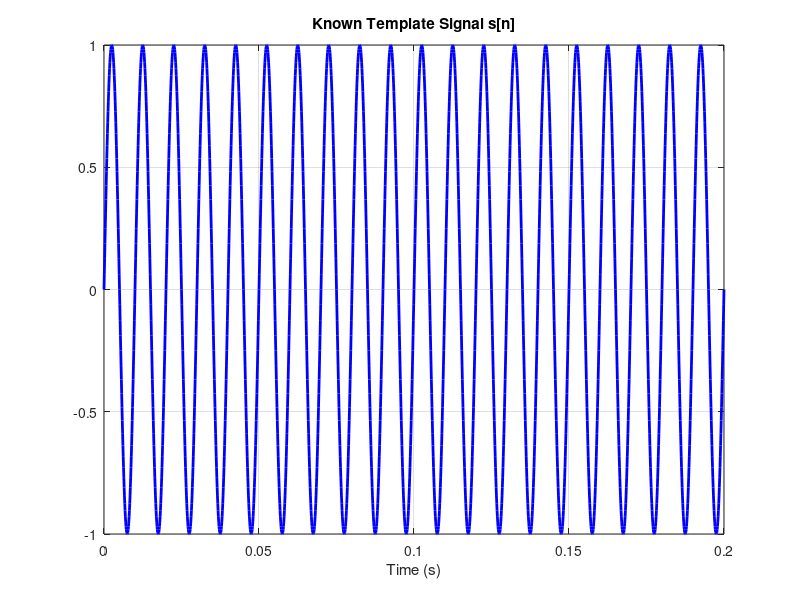

This chart was generated by the following MATLAB code:
% Signal 1
fs = 10000;
t = 0:1/fs:0.2;

signal_1 = sin(2 * pi * 100 * t);

plot(t, signal_1, 'b', 'LineWidth', 2);
title('Known Template Signal s[n]');
xlabel('Time (s)'); grid on;

BITS = 32;
s_norm = signal_1 / max(signal_1);
s_int = round(s_norm * (2^(BITS-1) - 1));

% Convert negative numbers to 8-bit Two's Complement hex
s_hex = cell(length(s_int), 1);
for i = 1:length(s_int)
    val = s_int(i);
    if val < 0
        val = val + 2^BITS;
    end
    s_hex{i} = dec2hex(val, 8);
end

% --- Format A: Xilinx Vivado Block RAM (.coe) ---
fid = fopen('Signal\Signal_1.coe', 'w');
fprintf(fid, 'memory_initialization_radix=16;\n');
fprintf(fid, 'memory_initialization_vector=\n');
for i = 1:length(s_hex)-1
    fprintf(fid, '%s,\n', s_hex{i});
end
fprintf(fid, '%s;\n', s_hex{end});
fclose(fid);

% Signal 2 
% Signal 3
